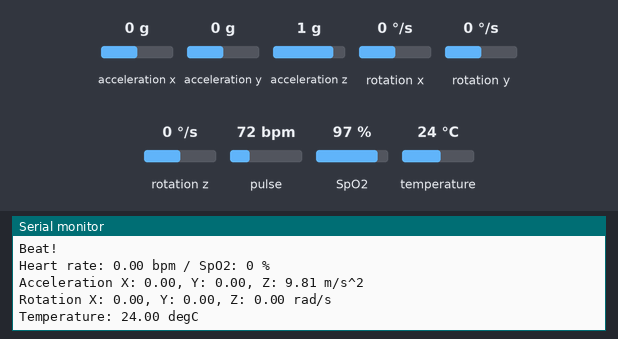
A sketch run on a simulated Arduino Nano, built with avr-gcc and run on an emulated ATmega328P. Shown: the last lines printed to the serial monitor. The inputs (shaded band) are chosen by the test bench; at power-on: acceleration x 0 g, acceleration y 0 g, acceleration z 1 g, rotation x 0 °/s, rotation y 0 °/s, rotation z 0 °/s, pulse 72 bpm, SpO2 97 %, temperature 24 °C.

Above: at 1.3 s.
1.4 s: acceleration x set to -1.4 g
At 1.95 s:
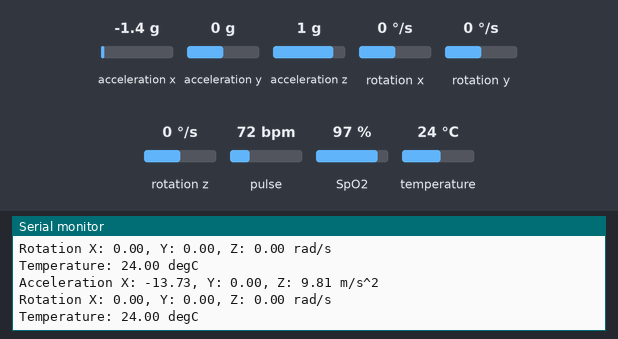
2.9 s: acceleration y set to -1.4 g
At 3.47 s:
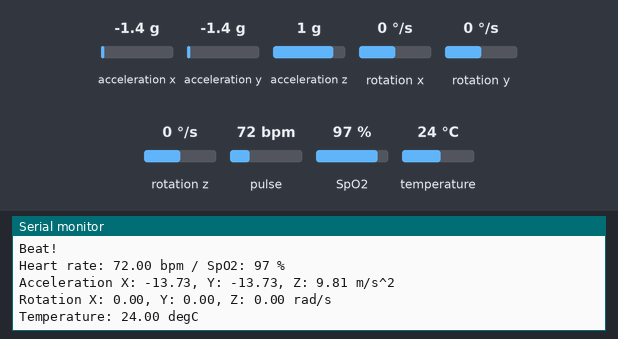
4.4 s: acceleration z set to -1.4 g
At 4.99 s:
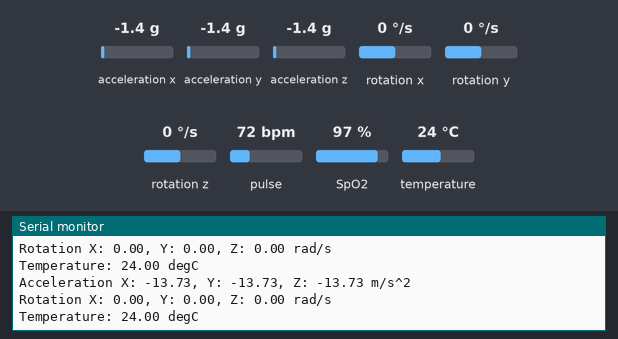
5.9 s: rotation x set to -192 °/s
At 6.52 s:
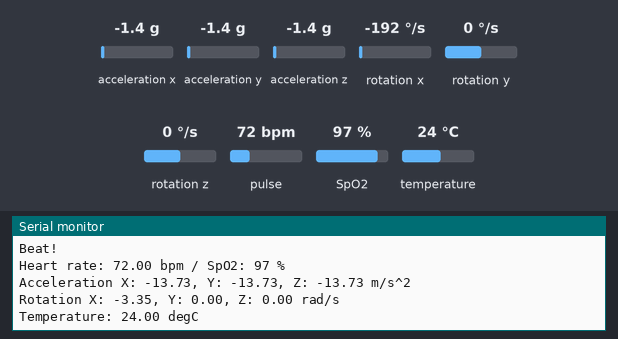
7.4 s: rotation y set to -192 °/s
At 8.04 s:
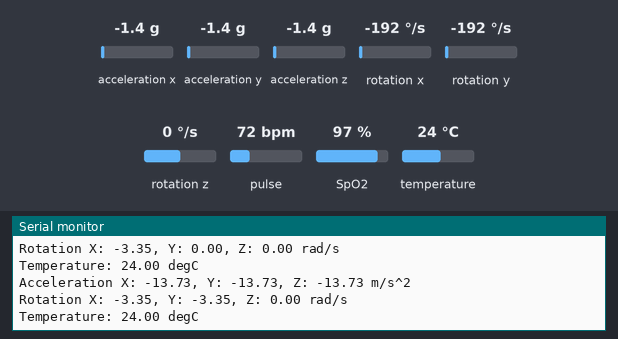

The sketch:

test.ino
```cpp
#include <Wire.h>
#include "MAX30100_PulseOximeter.h"
#include <Adafruit_MPU6050.h>
#include <Adafruit_Sensor.h>

Adafruit_MPU6050 mpu;

#define REPORTING_PERIOD_MS 1000

PulseOximeter pox;
uint32_t tsLastReport = 0;

void onBeatDetected() {
  Serial.println("Beat!");
}

void mpu6050loop()
{
  sensors_event_t a, g, temp;
  mpu.getEvent(&a, &g, &temp);

  /* Print out the values */
  Serial.print("Acceleration X: ");
  Serial.print(a.acceleration.x);
  Serial.print(", Y: ");
  Serial.print(a.acceleration.y);
  Serial.print(", Z: ");
  Serial.print(a.acceleration.z);
  Serial.println(" m/s^2");

  Serial.print("Rotation X: ");
  Serial.print(g.gyro.x);
  Serial.print(", Y: ");
  Serial.print(g.gyro.y);
  Serial.print(", Z: ");
  Serial.print(g.gyro.z);
  Serial.println(" rad/s");

  Serial.print("Temperature: ");
  Serial.print(temp.temperature);
  Serial.println(" degC");

  Serial.println("");
  delay(500);
}

void setup() {
  Serial.begin(115200); // Set baud rate for Arduino Nano

  Serial.print("Initializing pulse oximeter..");

  if (!pox.begin()) {
      Serial.println("FAILED");
      while (true);
  } else {
      Serial.println("SUCCESS");
  }

  pox.setOnBeatDetectedCallback(onBeatDetected);

  Serial.println("Adafruit MPU6050 test!");

  // Try to initialize!
  if (!mpu.begin()) {
    Serial.println("Failed to find MPU6050 chip");
    while (1) {
      delay(10);
    }
  }
  Serial.println("MPU6050 Found!");

  mpu.setAccelerometerRange(MPU6050_RANGE_8_G);
  Serial.print("Accelerometer range set to: ");
  switch (mpu.getAccelerometerRange()) {
  case MPU6050_RANGE_2_G:
    Serial.println("+-2G");
    break;
  case MPU6050_RANGE_4_G:
    Serial.println("+-4G");
    break;
  case MPU6050_RANGE_8_G:
    Serial.println("+-8G");
    break;
  case MPU6050_RANGE_16_G:
    Serial.println("+-16G");
    break;
  }
  mpu.setGyroRange(MPU6050_RANGE_500_DEG);
  Serial.print("Gyro range set to: ");
  switch (mpu.getGyroRange()) {
  case MPU6050_RANGE_250_DEG:
    Serial.println("+- 250 deg/s");
    break;
  case MPU6050_RANGE_500_DEG:
    Serial.println("+- 500 deg/s");
    break;
  case MPU6050_RANGE_1000_DEG:
    Serial.println("+- 1000 deg/s");
    break;
  case MPU6050_RANGE_2000_DEG:
    Serial.println("+- 2000 deg/s");
    break;
  }

  mpu.setFilterBandwidth(MPU6050_BAND_5_HZ);
  Serial.print("Filter bandwidth set to: ");
  switch (mpu.getFilterBandwidth()) {
  case MPU6050_BAND_260_HZ:
    Serial.println("260 Hz");
    break;
  case MPU6050_BAND_184_HZ:
    Serial.println("184 Hz");
    break;
  case MPU6050_BAND_94_HZ:
    Serial.println("94 Hz");
    break;
  case MPU6050_BAND_44_HZ:
    Serial.println("44 Hz");
    break;
  case MPU6050_BAND_21_HZ:
    Serial.println("21 Hz");
    break;
  case MPU6050_BAND_10_HZ:
    Serial.println("10 Hz");
    break;
  case MPU6050_BAND_5_HZ:
    Serial.println("5 Hz");
    break;
  }

  Serial.println("");
  delay(100);
}

void loop() {
  pox.update();

  if (millis() - tsLastReport > REPORTING_PERIOD_MS) {
      Serial.print("Heart rate: ");
      Serial.print(pox.getHeartRate());
      Serial.print(" bpm / SpO2: ");
      Serial.print(pox.getSpO2());
      Serial.println(" %");

      tsLastReport = millis();
  }

  mpu6050loop();
}
```

Measured:
- after the input at 1.4 s, the serial monitor: prints a new line after 0.23 s (image 1)
- after the input at 2.9 s, the serial monitor: prints a new line after 0.26 s (image 2)
- after the input at 4.4 s, the serial monitor: prints a new line after 0.28 s (image 3)
- after the input at 5.9 s, the serial monitor: prints a new line after 0.31 s (image 4)
- after the input at 7.4 s, the serial monitor: prints a new line after 0.34 s (image 5)
